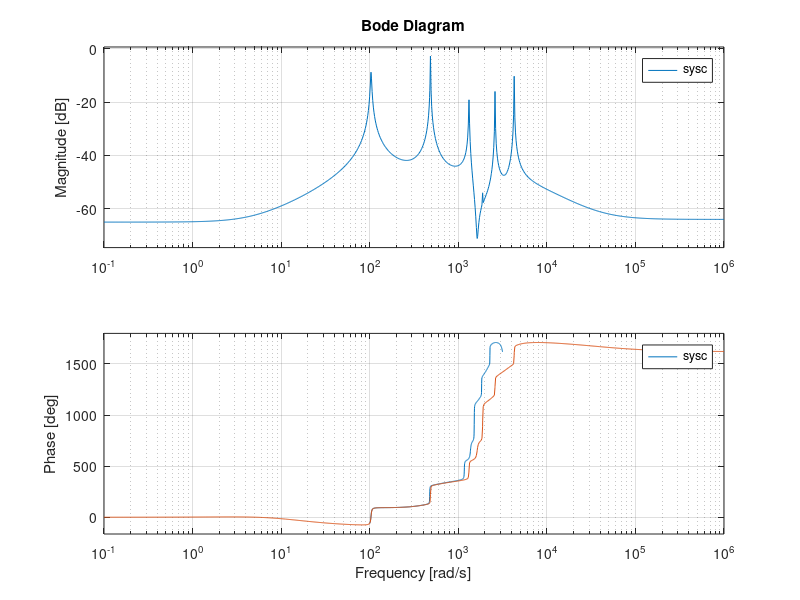
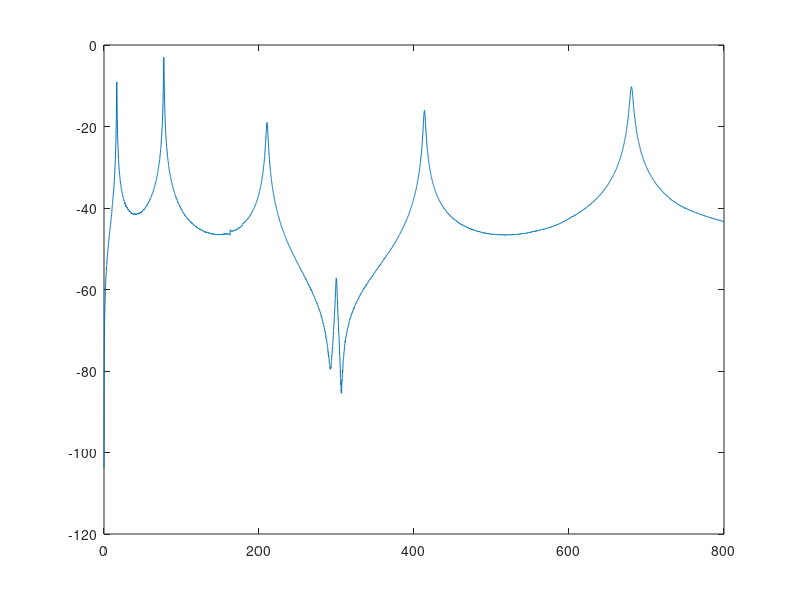

These charts were generated, in order, by the following MATLAB code: (Note: this script raises an error after producing the figures.)
%% ===========================================================================================
% Multi-input Multi-output code based on Algorithm 2 in MCKELVEY et al. 1996 
% in IEEE TAC. The Script is written by ATTA OVEISI at Ruhr-Uni. Bochum in 
% Germany. Use of this code without permission is not allowed! Contact: atta.oveisi@rub.de
% ============================================================================================

%%
clc
clear
close all

% Fast Fourrier Transformation parameters
% Baseband
fmax = 800;  % frequency span (Hz)
fs = 2.56*fmax; % Nyquist frequency (Hz)

dt = 1/fs;  % sampling time (sec)

m = 1;                 % number of input
p = 1;                 % number of output   

%% Input signal generation with window and overlap
load('iddata.mat')
freq_vec = act1_1(:,2);
ww=freq_vec*2*pi;

iddata_act1 = (act1_1(:,3)+1i*act1_1(:,4))';
iddata_act2 = (act2_1(:,3)+1i*act2_1(:,4))';
iddata_shaker = (shaker_1(:,3)+1i*shaker_1(:,4))';

% Up to freq(index) Hz 
index = 6401;
freq_vec = freq_vec(1:index,:);
iddata_act1 = iddata_act1(:,1:index);
iddata_act2 = iddata_act2(:,1:index);
iddata_shaker = iddata_shaker(:,1:index);

[M,~] = size(freq_vec); % M-> number of frequency samples

G = zeros(p,m,M);
if ((m == 1)&&(p == 1))
    G(1,1,:) = iddata_act1(1,:);
elseif ((m == 1)&&(p == 2))
    G(:,1,:) = iddata_act1(:,:);
elseif ((m == 2)&&(p == 1))
    for i = 1:M
        G(1,1,i) = iddata_act1(1,i);
        G(1,2,i) = iddata_shaker(1,i);
    end
else
    for i = 1:M
    G(:,1,i) = iddata_act1(:,i);
    G(:,2,i) = iddata_act2(:,i);
    G(:,3,i) = iddata_shaker(:,i);
    end
end


%% Uniformly-spaced frequencies
% wk = ((1:M)*pi/M)';
T = 5/max(ww);
select_w = 1;
wk = 2*atan(T*ww(select_w:end)/2);

% Assign system parameters
n = 16;                % order of system
q = 5*n;        % q should be greater than system order (Eq 6)

%% ===================== step 1: compute matrix G  =========================
% **************  according to equation (47) or (10) in conf. paper*********
G_qp_mM = zeros(q*p,m*M);
for i = 1:q
    for k = 1:M
%         disp([i k])
        G_qp_mM(p*(i-1)+1:p*i,m*(k-1)+1:m*k) = exp(1i*(i-1)*wk(k,1))*squeeze(G(:,:,k));
    end
end
% G_qp_mM = G_qp_mM./sqrt(M);

%% ==================== step 2: compute matrix Wm  =========================
% *********************  according to equation (48) ***********************
W_m = zeros(q*m,m*M);
for i = 1:q
    for k = 1:M
        W_m(m*(i-1)+1:m*i,m*(k-1)+1:m*k) = exp(1i*(i-1)*wk(k,1))*eye(m,m);
    end
end
% W_m = W_m./sqrt(M);

%% ==================== step 3: Convert to real-valued equation  =========================
% *********************  according to equation (51) ***********************
Gi = [real(G_qp_mM) imag(G_qp_mM)];
Wi = [real(W_m) imag(W_m)];

%% ================= step 4: compute QR factorizatin   =====================
% ******* according to equation (62) using lq decomposition function *******
[Q_dum,R_dum] = qr([Wi' Gi'],0);
R_11 = R_dum(1:end-q,1:end-q);
R_12 = R_dum(1:end-q,end-q+1:end);
R_21 = R_dum(end-q+1:end,1:end-q);
R_22 = R_dum(end-q+1:end,end-q+1:end);

%% ==================== step 5: compute SVD  ===============================
% ******* according to equation (63) using lqdecomposition function *******
[U_hat,Sigma_hat,V_hat] = svd(R_22');

%% =================== step 6: detemine system order  ======================
% **** according to equation (64) and estimate of observability matrix ****
V_hat_t = V_hat';

U_hat_s = U_hat(:,1:n);
U_hat_o = U_hat(:,n+1:end);

Sigma_hat_s = Sigma_hat(1:n,1:n);
Sigma_hat_n = Sigma_hat(n+1:end,n+1:end);

V_hat_t_s = V_hat_t(1:n,:);
V_hat_t_o = V_hat_t(n+1:end,:);
V_hat_s = V_hat_t_s';
V_hat_o = V_hat_t_o';

%% ================= step 7: detemine A_hat & C_hat  =======================
% Eqs. (17)-(19)
J1 = [eye((q-1)*p) zeros((q-1)*p,p)];
J2 = [zeros((q-1)*p,p) eye((q-1)*p)];
J3 = [eye(p) zeros(p,(q-1)*p)];

% Eqs (15) and (16): Finding A_hat and C_hat
X_plus = @(X) ((X'*X)^(-1))*X'; % Moore-Penrose pseudoinverse of full-column rand matrix X

A_hat = (X_plus(J1*U_hat_s))*J2*U_hat_s;
C_hat = J3*U_hat_s;

%% ================= step 8: detemine B_hat & D_hat  =======================
% ********************* according to equation (67) ************************
S = [];
II = [];
for i = 1:M
    S = [S ; C_hat*inv((exp(1i*wk(i,1)))*eye(size(A_hat))-A_hat)];
    II = [II ; eye(p)];
end
AA = [S II];
AAA = [];

for i = 1:m
    AAA = blkdiag(AAA,AA);
end

AAAA = [real(AAA);imag(AAA)];

% k = 1;
% for i = 1:M+1
%     for j = 1:m
%         BBB((k-1)*p+1:k*p,1) = squeeze(G(:,j,i));
%         k = k+1;
%     end
% end
k = 1;
for i = 1:m
    for j = 1:M
        BBB((k-1)*p+1:k*p,1) = squeeze(G(:,i,j));
        k = k+1;
    end
end

BBBB = [real(BBB);imag(BBB)];

teta = ((AAAA'*AAAA)^-1)*AAAA'*BBBB;

B_hat = zeros(n,m);
D_hat = zeros(p,m);
for i = 1:m
    teta_dum = teta((i-1)*(p+n)+1:i*(p+n),1);
    B_hat(:,i) = teta_dum(1:n,:);
    D_hat(:,i) = teta_dum(n+1:end,:);
end

% %%
% for i = 1:M+1
%     epsilon(:,:,i) = squeeze(G(:,:,i))-D_hat-(C_hat/((exp(1i*wk(i,1)))*eye(size(A_hat))-A_hat))*B_hat; % estimation error
%     normed_eps(1,i) = norm(squeeze(epsilon(:,:,i)));
% end
% figure(1);
% plot(wk,normed_eps);

%% =============== step 7: estimated transfer function  ====================
% ********************* according to equation (68) ************************
G_hat = ss(A_hat,B_hat,C_hat,D_hat,T);
sysc = d2c(G_hat,'tustin');
figure(2)
bode(G_hat)
hold on
bode(sysc)

figure(3)
k = 0;
for i = 1:m
    for j = 1:p
        k = k+1;
        subplot(m,p,k)
        plot(freq_vec,20*log10(abs(squeeze(G(j,i,:)))));
        hold on
        [magG,phaseG,w] = bode(sysc(j,i),freq_vec*2*pi);
        for l = 1:size(w)
            bb(l,1) = squeeze(magG(:,:,l));
        end
        plot(w/2/pi,20*log10(bb),'r')
        xlim([0 fmax])
    end
end